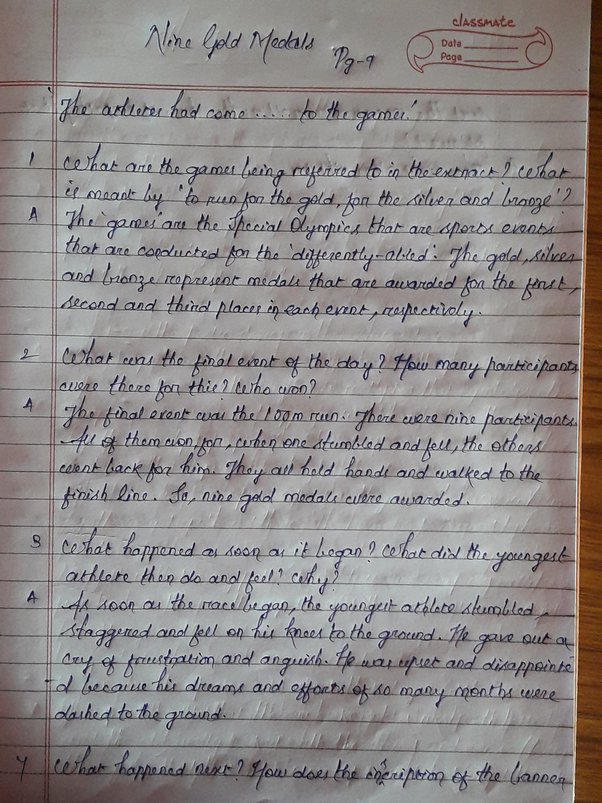
#> input picture writing2.jpg, 602 x 803 px
$ python writing.py
#> lines starting #> are read from the running program, lines starting #| are printed output that depends on the picture; after the words box and inside, x2 and y2 are one past the last pixel; in counts of white or black regions, pixels touching at a corner belong together
import cv2
import numpy as np
def nothing(x):
    pass
img =cv2.imread("writing2.jpg")
#> img is the input picture: shape (803, 602, 3); mean B, G, R 137.1, 137.8, 142.2
img = cv2.cvtColor(img, cv2.COLOR_RGB2GRAY)
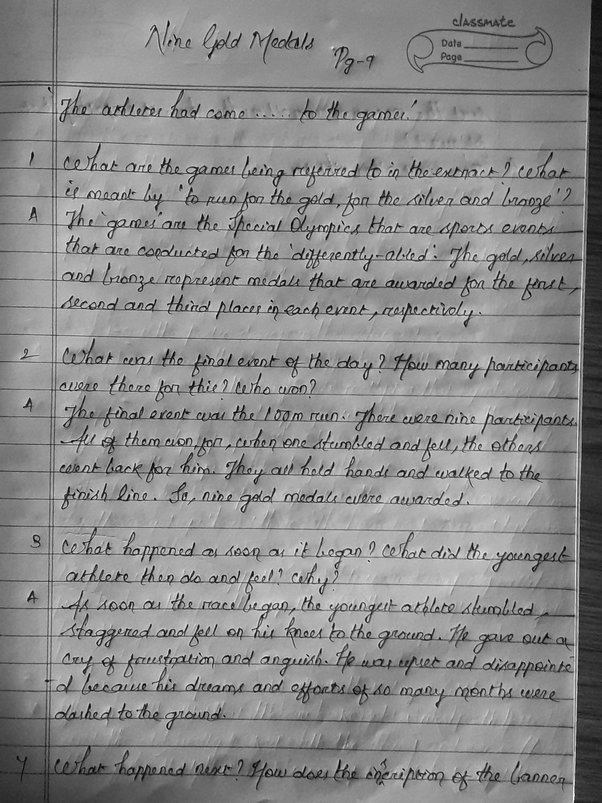
#> img: shape (803, 602); min 0, max 249, mean 138.1
cv2.namedWindow('image')


cv2.createTrackbar('Thmin', 'image', 0, 255, nothing)
cv2.setTrackbarPos('Thmin', 'image', 65)
thmin=0
while(1):
    thmin = cv2.getTrackbarPos('Thmin', 'image')

    _, result = cv2.threshold(img, thmin, 255, cv2.THRESH_BINARY)
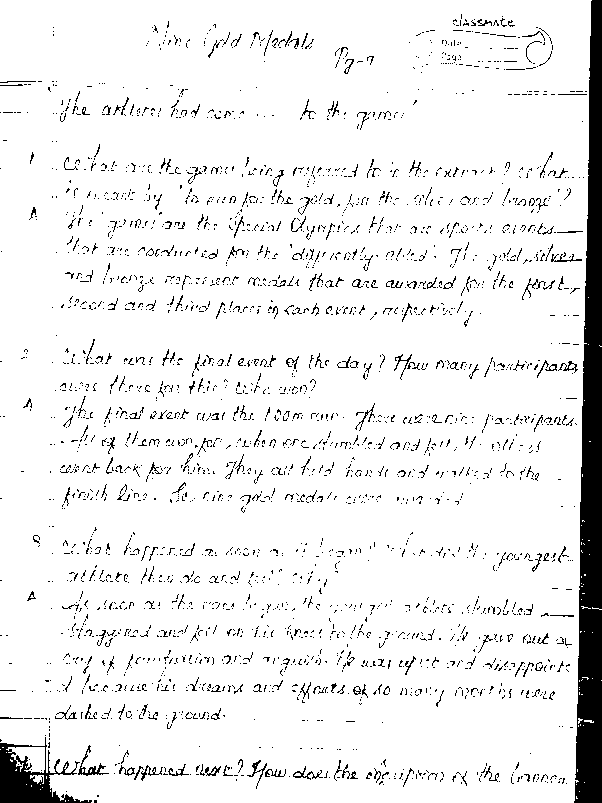
#> result: shape (803, 602); 92.6% white; 2691 black regions (2469 under 20 px), largest, box (x1, y1, x2, y2) and area: (574, 0, 602, 803) 14971, (0, 737, 92, 803) 2434, (78, 745, 109, 776) 194
    cv2.imshow('image', result)
    if cv2.waitKey(10) & 0xFF == ord('q'):
#> (key q is pressed here)
        break

cv2.destroyAllWindows()

$ run again, with manzara.jpg copied over writing2.jpg
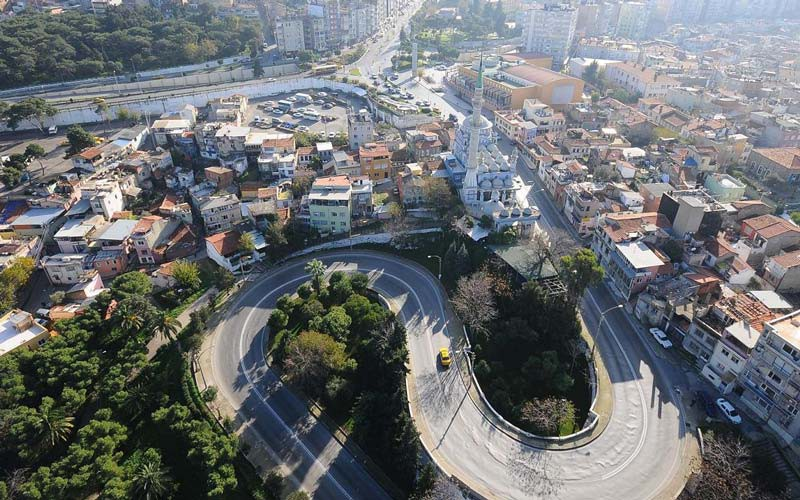
#> input picture manzara.jpg, 800 x 500 px
#> img is the input picture: shape (500, 800, 3); mean B, G, R 114.1, 112.1, 108.7
#> `img = cv2.cvtColor(img, cv2.COLOR_RGB2GRAY)`:
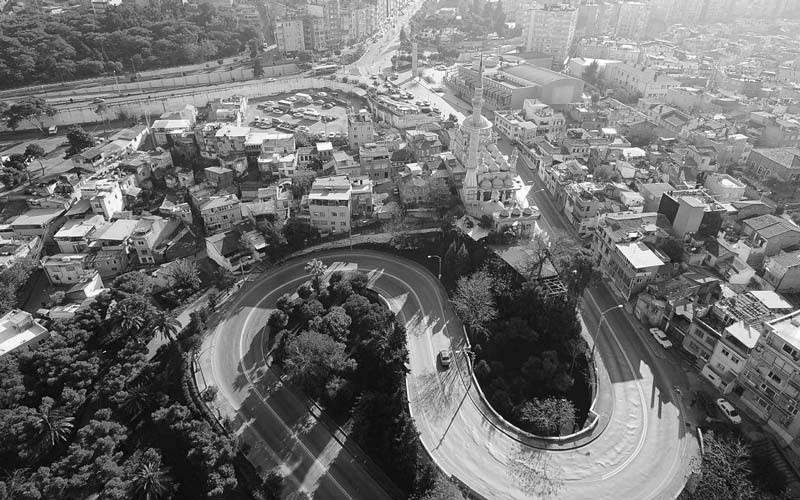
#> img: shape (500, 800); min 1, max 255, mean 112.3
#> `_, result = cv2.threshold(img, thmin, 255, cv2.THRESH_BINARY)`:
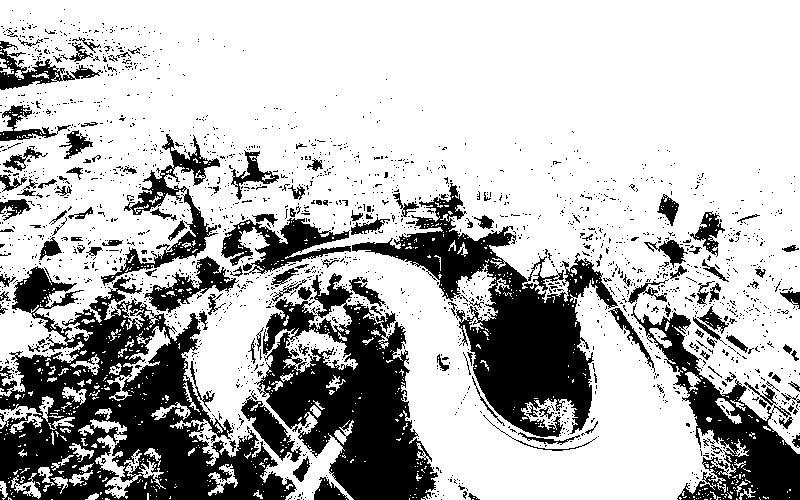
#> result: shape (500, 800); 72% white; 2122 black regions (1981 under 20 px), largest, box (x1, y1, x2, y2) and area: (0, 266, 297, 500) 31621, (352, 183, 618, 437) 20354, (254, 273, 438, 500) 20049

$ run again, with saltpaper.jpg copied over writing2.jpg
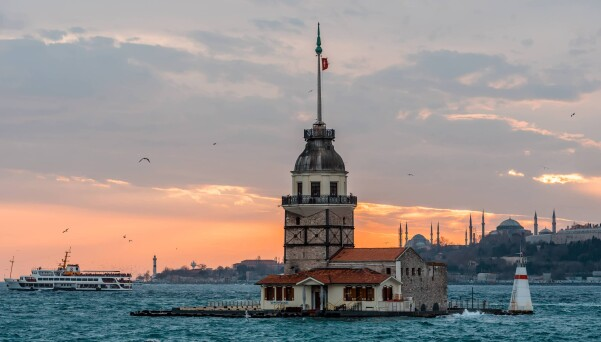
#> input picture saltpaper.jpg, 601 x 342 px
#> img is the input picture: shape (342, 601, 3); mean B, G, R 140.4, 143, 150.4
#> `img = cv2.cvtColor(img, cv2.COLOR_RGB2GRAY)`:
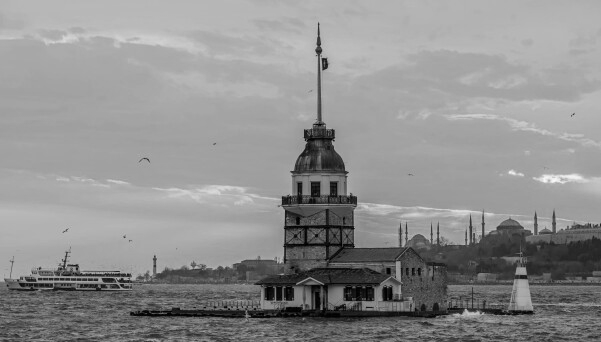
#> img: shape (342, 601); min 0, max 248, mean 143.1
#> `_, result = cv2.threshold(img, thmin, 255, cv2.THRESH_BINARY)`:
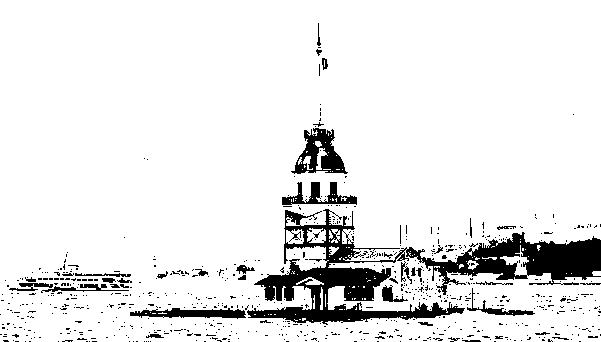
#> result: shape (342, 601); 90.7% white; 717 black regions (679 under 20 px), largest, box (x1, y1, x2, y2) and area: (247, 209, 601, 325) 12038, (291, 128, 348, 174) 1266, (130, 308, 246, 319) 789

$ run again, with sobeltest.jpg copied over writing2.jpg
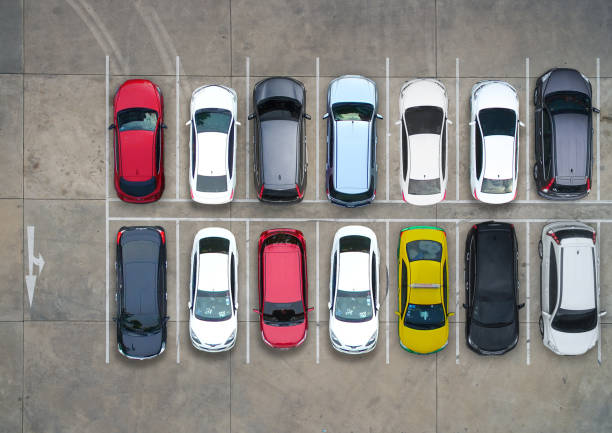
#> input picture sobeltest.jpg, 612 x 433 px
#> img is the input picture: shape (433, 612, 3); mean B, G, R 130.5, 133.8, 138.2
#> `img = cv2.cvtColor(img, cv2.COLOR_RGB2GRAY)`:
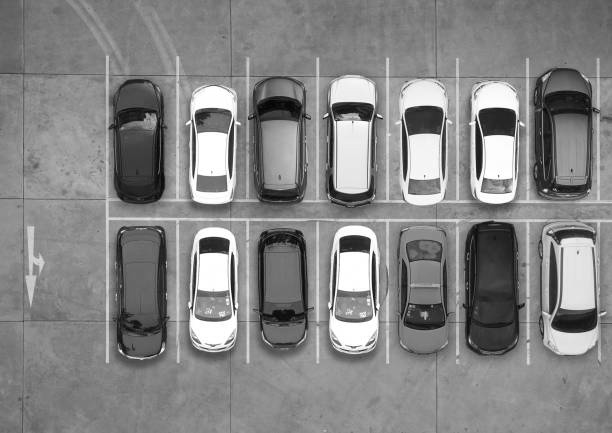
#> img: shape (433, 612); min 2, max 255, mean 133.4
#> `_, result = cv2.threshold(img, thmin, 255, cv2.THRESH_BINARY)`:
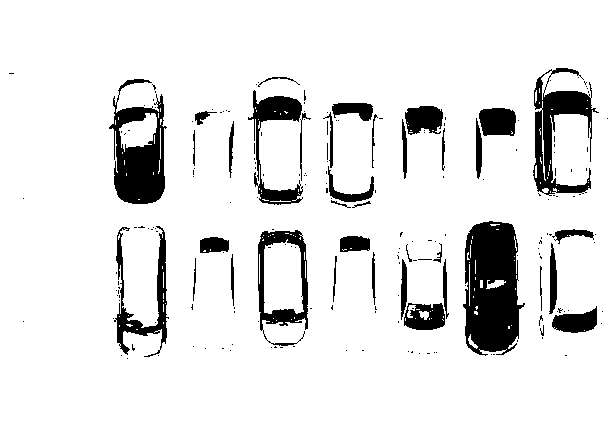
#> result: shape (433, 612); 89.7% white; 206 black regions (168 under 20 px), largest, box (x1, y1, x2, y2) and area: (463, 221, 525, 356) 6198, (109, 79, 167, 204) 3797, (533, 68, 599, 196) 3088
